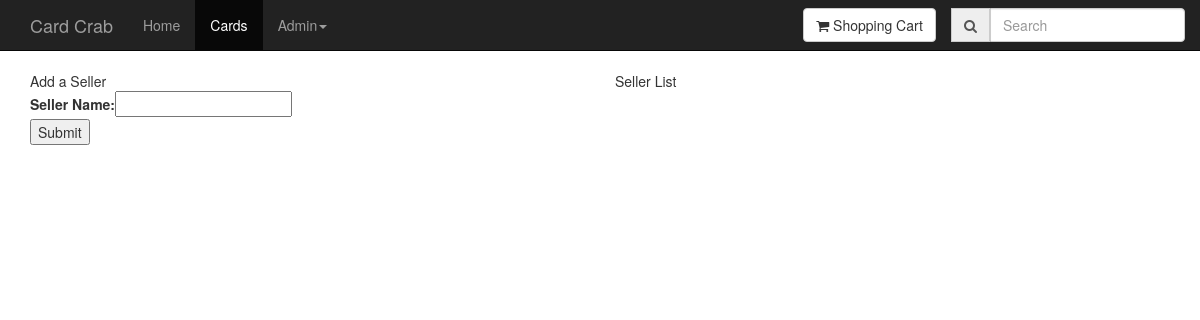
Page /add_seller/ on the earlier database version.
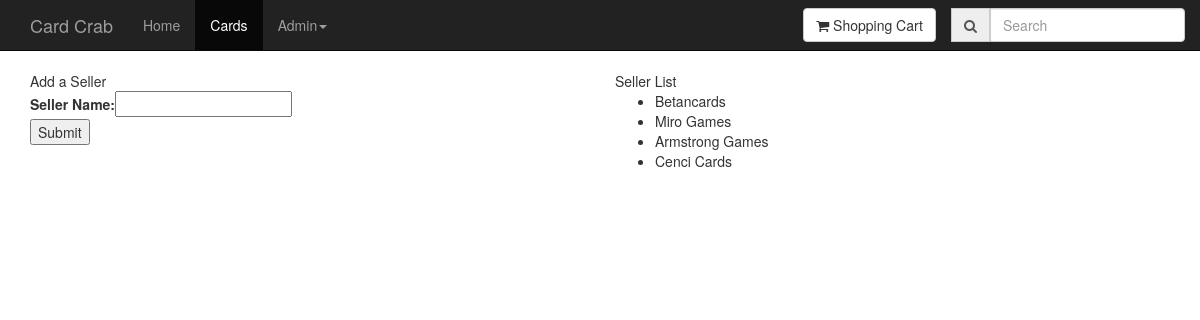
Same page on the later database version.
### CardCrab/models.py (models this page shows, shortened)
class Seller(models.Model):
    name = models.TextField()

### CardCrab/views.py (the view)
# urls.py: url(r'^add_seller/', views.add_seller, name='add_seller'),
def add_seller(request):
    if request.method == 'POST':
        form = AddSellerForm(request.POST)
        if form.is_valid():
            data = form.cleaned_data
            seller = Seller(name=data["name"])
            seller.save()
    form = AddSellerForm()
    sellers = Seller.objects.all()
    context = {'form': form, 'sellers': sellers}
    return render(request, 'admin/add_seller.html', context)

### CardCrab/forms.py
class AddSellerForm(forms.Form):
    name = forms.CharField(label="Seller Name")

### templates/admin/add_seller.html (shortened to what this page needs)
{% extends 'base.html' %}
{% load staticfiles %}
{% block content %}
        <div class="section">
            <div class="container">
                <div class="row">
                    <div class="col-md-6">
                        Add a Seller
                        <form action = "/add_seller/" method="post">
                            {{ form }}
                            <br>
                            <input type = "submit" value = "Submit" />
                        </form>
                    </div>
                    <div class="col-md-6">
                        Seller List
                        <ul>
                        {% for seller in sellers %}
                            <li>{{ seller.name }}</li>
                        {% endfor %}
                        </ul>
                    </div>
                </div>
            </div>
        </div>
{% endblock %}

Differences in the rows shown:
added Seller: name "Betancards"
added Seller: name "Miro Games"
added Seller: name "Armstrong Games"
added Seller: name "Cenci Cards"
